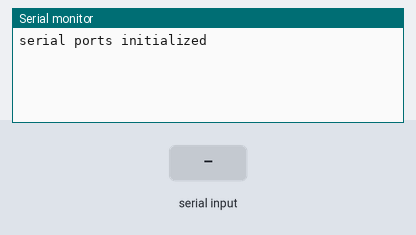
A sketch run on a simulated Arduino Mega 2560, built with avr-gcc and run on an emulated ATmega2560. On the bench: the last lines printed to the serial monitor. Inputs (shaded band) come from the test bench.

Above: at 1.2 s.
1.3 s: "1" received over Serial
At 3.4 s:
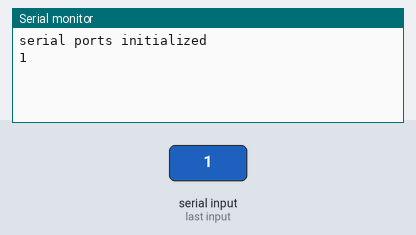
3.8 s: "0" received over Serial
At 5.2 s:
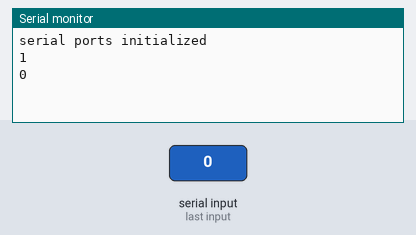
5.3 s: "2" received over Serial
At 7.6 s:
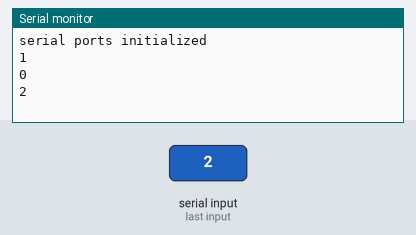

The sketch:

serial_echoes.ino
```cpp
void setup() {
    Serial.begin(9600);
    Serial1.begin(9600);
    while (!Serial || !Serial1) {
        ;
    }
    Serial.println("serial ports initialized");
    Serial1.println("serial ports initialized");
}

void loop() {
    if (Serial.available() > 0) {
        String message = Serial.readString();
        Serial.println(message);
        Serial1.println(message);
    }
}
```

Measured:
- after the input at 1.3 s, the serial monitor: prints a new line after 1.0 s (image 1)
- after the input at 3.8 s, the serial monitor: prints a new line after 1.0 s (image 2)
- after the input at 5.3 s, the serial monitor: prints a new line after 1.0 s (image 3)
